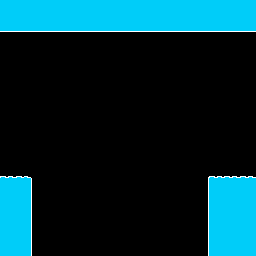

Tiled map render using the project's own tile images. Description and the whole map definition, tile-layer contents included, below:
An orthogonal 16x16 tile map with 16x16 px tiles, 1 tile layer (Map) and 8 objects (5x UpdownDoor, 2x PlayerSpawn, ep_level4_2).

<map version="1.10" tiledversion="1.11.2" orientation="orthogonal" renderorder="right-down" width="16" height="16" tilewidth="16" tileheight="16" infinite="0" nextlayerid="3" nextobjectid="21">
 <tileset firstgid="1" source="snow.tsx" />
 <layer id="1" name="Map" width="16" height="16">
  <data encoding="csv">
9,9,9,9,9,9,9,9,9,9,9,9,9,9,9,9,
14,14,14,14,14,14,14,14,14,14,14,14,14,14,14,14,
0,0,0,0,0,0,0,0,0,0,0,0,0,0,0,0,
0,0,0,0,0,0,0,0,0,0,0,0,0,0,0,0,
0,0,0,0,0,0,0,0,0,0,0,0,0,0,0,0,
0,0,0,0,0,0,0,0,0,0,0,0,0,0,0,0,
0,0,0,0,0,0,0,0,0,0,0,0,0,0,0,0,
0,0,0,0,0,0,0,0,0,0,0,0,0,0,0,0,
0,0,0,0,0,0,0,0,0,0,0,0,0,0,0,0,
0,0,0,0,0,0,0,0,0,0,0,0,0,0,0,0,
0,0,0,0,0,0,0,0,0,0,0,0,0,0,0,0,
4,5,0,0,0,0,0,0,0,0,0,0,0,3,4,4,
9,10,0,0,0,0,0,0,0,0,0,0,0,8,9,9,
9,10,0,0,0,0,0,0,0,0,0,0,0,8,9,9,
9,10,0,0,0,0,0,0,0,0,0,0,0,8,9,9,
9,10,0,0,0,0,0,0,0,0,0,0,0,8,9,9
</data>
 </layer>
 <objectgroup id="2" name="Object">
  <object id="8" name="ep_level4_2" x="256" y="0">
   <point />
  </object>
  <object id="9" name="UpdownDoor" x="57.6667" y="175.667">
   <point />
  </object>
  <object id="11" name="PlayerSpawn" x="-240" y="144">
   <point />
  </object>
  <object id="13" name="PlayerSpawn" x="16" y="144">
   <point />
  </object>
  <object id="15" name="UpdownDoor" x="121.667" y="175.667">
   <point />
  </object>
  <object id="16" name="UpdownDoor" x="153" y="89.6667">
   <point />
  </object>
  <object id="17" name="UpdownDoor" x="185.667" y="175.667">
   <point />
  </object>
  <object id="18" name="UpdownDoor" x="88.6667" y="89">
   <point />
  </object>
 </objectgroup>
</map>
